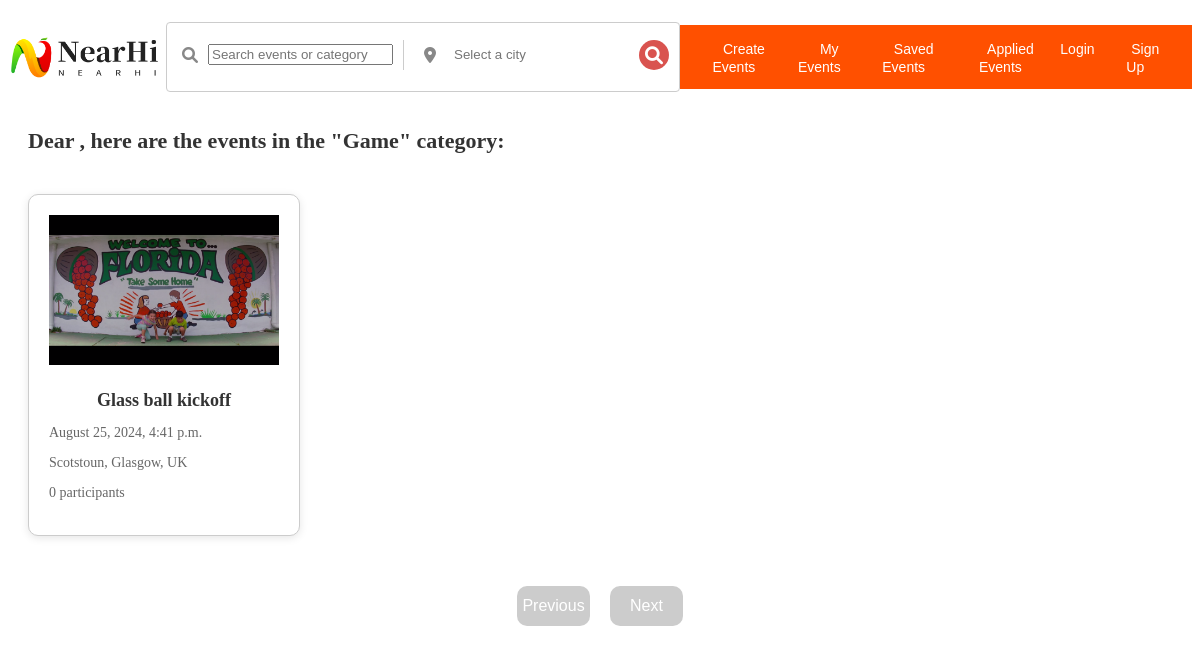
The app's page /category/Game/ with its own data.
### myapp/models.py (models this page shows, shortened)
class Event(models.Model):
    CATEGORY_CHOICES = [
        ('game', 'Game'),
        ('performance', 'Performance'),
        ('nature', 'Nature'),
        ('pet', 'Pet'),
        ('gourmet', 'Gourmet'),
        ('reading', 'Reading'),
        ('music', 'Music'),
    ]
    category = models.CharField(max_length=20, choices=CATEGORY_CHOICES)
    title = models.CharField(max_length=100)
    description = models.TextField(max_length=800)
    event_time = models.DateTimeField()
    location = models.CharField(max_length=255)
    image = models.ImageField(upload_to='event_images')
    created_by = models.ForeignKey(settings.AUTH_USER_MODEL, on_delete=models.CASCADE)
    created_at = models.DateTimeField(auto_now_add=True)
    fee = models.DecimalField(max_digits=8, decimal_places=2, default=0.00)
    max_participants = models.PositiveIntegerField(default=1)
    current_participants = models.PositiveIntegerField(default=0, editable=False)
    def get_absolute_url(self):
        return reverse("event_detail", kwargs={"pk": self.pk})

### myapp/views.py (the view)
# urls.py: path('category/<str:category>/', views.filtered_events, name='filtered_events'),
def filtered_events(request, category):
    events = Event.objects.filter(category__iexact=category).order_by('-created_at')
    page_obj = paginate_events(request, events)
    return render(request, 'myapp/filtered_events.html', {
        'page_obj': page_obj,
        'category': category,
    })

### myapp/views.py (called while the page is built)
def paginate_events(request, events_list, per_page=8):
    paginator = Paginator(events_list, per_page)
    page_number = request.GET.get('page')
    try:
        page_obj = paginator.get_page(page_number)
    except PageNotAnInteger:
        page_obj = paginator.page(1)  # if page not integer，show page 1
    except EmptyPage:
        page_obj = paginator.page(paginator.num_pages)  # if page out of range, show the last page
    return page_obj

### myapp/templates/myapp/filtered_events.html
{% extends 'base_layout.html' %}
{% block content %}
<p class="greeting-message">Dear {{ request.user.username }}, here are the events in the "{{ category }}" category:</p>
{% block event_list %}
{{ block.super }}
{% endblock event_list %}
{% block pagination %}
<div class="pagination">
    {% if page_obj.has_previous %}
    <button onclick="window.location.href='?page={{ page_obj.previous_page_number }}&category={{ category }}#event-list-section'" class="pagination-btn">Previous</button>
    {% else %}
    <button class="pagination-btn disabled" disabled>Previous</button>
    {% endif %}
    {% if page_obj.has_next %}
    <button onclick="window.location.href='?page={{ page_obj.next_page_number }}&category={{ category }}#event-list-section'" class="pagination-btn">Next</button>
    {% else %}
    <button class="pagination-btn disabled" disabled>Next</button>
    {% endif %}
</div>
{% endblock pagination %}
{% endblock content %}

### myapp/templates/myapp/base_layout.html (shortened to what this page needs)
{% load static %}
<html lang="en">
  <head>
    <link rel="stylesheet" href="{% static 'css/global.css' %}" />
    <link
      rel="stylesheet"
      href="https://cdnjs.cloudflare.com/ajax/libs/font-awesome/6.0.0/css/all.min.css"
    />
  </head>
  <body>
    {% block nav_bar %}
    <nav class="navbar">
      <div class="logo">
        <a href="{% url 'homepage' %}">
          <img src="{% static 'images/logo.png' %}" alt="NearHi"
        /></a>
      </div>
      <div class="search-bar">
        <form method="GET" action="{% url 'search_results' %}">
          <div class="search-icon">
            <i class="fas fa-search"></i>
          </div>
          <input
            type="text"
            class="search_input"
            name="search_query"
            placeholder="Search events or category"
            value="{{ search_query }}"
            id="keyword"
          />
          <div class="location-icon">
            <i class="fas fa-map-marker-alt"></i>
          </div>
          <input
            type="text"
            class="location-input"
            name="location"
            placeholder="Select a city"
            value="{{ location_query }}"
            data-autocomplete-type="city"
          />
          <button class="search-button" type="submit">
            <i class="fas fa-search"></i>
          </button>
        </form>
      </div>
      <ul class="nav-links">
        <li><a href="{%url 'create_event'%}">Create Events</a></li>
        <li><a href="{%url 'my_events'%}">My Events</a></li>
        <li><a href="{% url 'saved_events' %}">Saved Events</a></li>
        <li><a href="{% url 'upcoming_events' %}">Applied Events</a></li>
        {% if user.is_authenticated %}
        <li><a href="{% url 'profile' %}">Profile</a></li>
        <li><a href="{% url 'logout' %}">Logout</a></li>
        <div
          class="notification-icon"
          onclick="toggleDropdown()"
          style="position: relative"
        >
          <i class="fa fa-bell"></i>
          <span
            class="notification-dot"
            id="notification-dot"
            style="display: none"
          ></span>
          <div class="notification-dropdown" id="notification-dropdown">
            <ul class="notification-list">
            </ul>
          </div>
        </div>
        {% else %}
        <li><a href="{% url 'login' %}">Login</a></li>
        <li><a href="{% url 'signup' %}">Sign Up</a></li>
        {% endif %}
      </ul>
    </nav>
    {% endblock nav_bar %}
    <div class="content">
      {% block content %} {% block event_list %}
      <div id="event-list-section" class="event-list">
        {% for event in page_obj %}
        <div class="event-card" id="event-card-{{ event.id }}">
          <a href="{{ event.get_absolute_url }}">
            <img src="{{ event.image.url }}" alt="{{ event.title }}" />
            <h3>{{ event.title }}</h3>
            <div class="desc">
              <p>{{ event.event_time|date:"F j, Y, g:i a" }}</p>
              <p>{{ event.location }}</p>
              <p>{{ event.current_participants }} participants</p>
            </div>
          </a>
        </div>
        {% endfor %}
      </div>
      {% endblock event_list %}  {% endblock content%}
    </div>
  </body>
</html>

### myapp/static/css/global.css (style rules this page uses)
a:link,a:hover,a:visited { text-decoration: none; }
.navbar { display: flex; justify-content: space-between; align-items: center; background-color :white; }
.nav-links { display: flex; flex: 2; color: black; text-align: center; padding: 14px 16px; text-decoration: none; font-size: 17px; }
.nav-links li { list-style: none; }
.nav-links a:link,.nav-links a:visited { text-decoration: none; color: #fff; font-size: 14px; padding-right: 20px; font-family:"Arial" }
.nav-links { background: #ff5000; color: black; }
.logo a { display: inline-block; }
.logo img { height: 50px; cursor: pointer; transition: opacity 0.3s; }
.search-bar { border: 1px solid #ccc; border-radius: 4px; padding: 5px; background-color: #fff; }
.search-bar .search-icon, .search-bar .location-icon { padding: 0 10px; color: #888; }
.search-bar form { display: flex; align-items: center; padding-top: 11px; }
.search-input, .location-input { flex: 1; padding: 8px; border: none; outline: none; }
.search-button { background-color: #d9534f; color: white; border: none; padding: 10px 15px; border-radius: 50%; cursor: pointer; margin-right: 5px; display: flex; align-items: center; justify-content: center; width: 30px; height: 30px; }
.search-button i { color: white; font-size: 18px; }
.event-list { display: grid; grid-template-columns: repeat(4, 1fr); gap: 30px; padding: 20px; margin: 0 auto; max-width: 1200px; align-items: stretch; }
.event-card { background-color: white; border: 1px solid #ccc; padding: 20px; text-align: center; box-shadow: 0px 2px 8px rgba(0, 0, 0, 0.1); transition: transform 0.3s, box-shadow 0.3s; width: 230px; border-radius:10px; }
.event-card img { width: 100%; height: 150px; object-fit: cover; margin-bottom: 15px; background-color: #f0f0f0; }
.event-card img::before { content: ''; display: block; width: 100%; height: 100%; background-image: url('../images/loading-spinner.gif'); background-repeat: no-repeat; background-position: center; }
.event-card h3 { margin: 10px 0; font-size: 18px; color: #333; }
.event-card p { color: #666; font-size: 14px; }
.event-card .desc { text-align: left; }
.pagination { display: flex; justify-content: center; margin: 30px 0; }
.pagination-btn { width: 73px; height: 40px; margin: 0 10px; background-color: #ff5000; color: white; border: none; cursor: pointer; border-radius: 10px; font-size: 16px; transition: background-color 0.3s, box-shadow 0.3s; display: flex; align-items: center; justify-content: center; }
.pagination-btn.disabled { background-color: #ccc; cursor: not-allowed; }
button { cursor: pointer; }
.greeting-message { font-size: 22px; color: #333; margin-bottom: 20px; text-align: left; padding-left: 20px; font-weight: bold; }

### records on screen
Event: category "Game", image (picture), title "Glass ball kickoff", event_time "August 25, 2024, 4:41 p.m.", location "Scotstoun, Glasgow, UK", current_participants "0"
